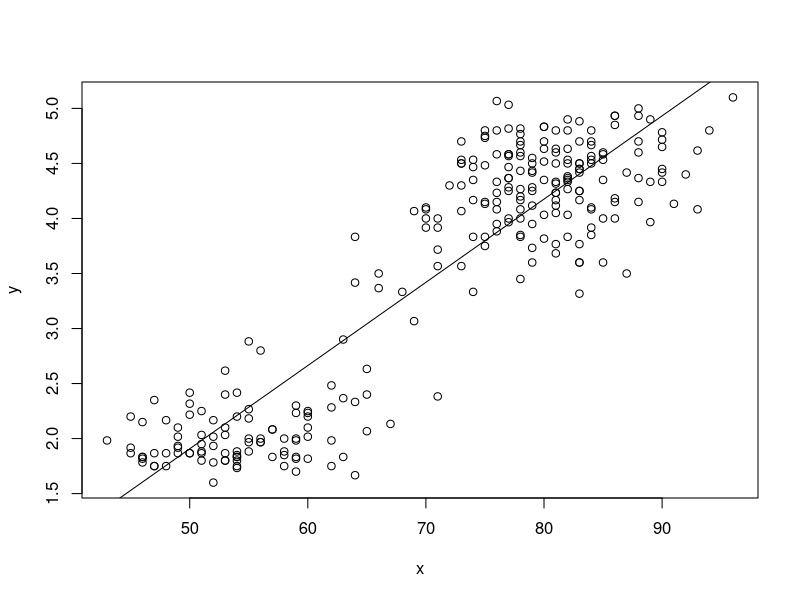
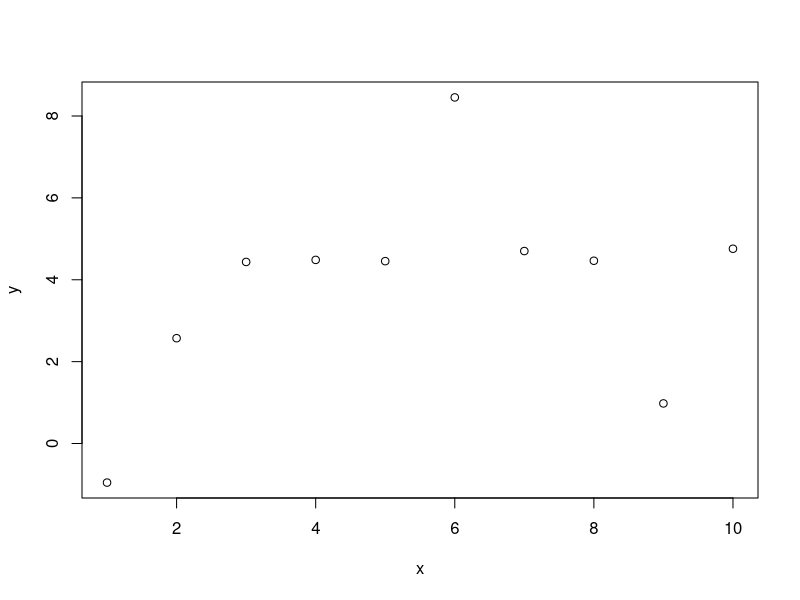
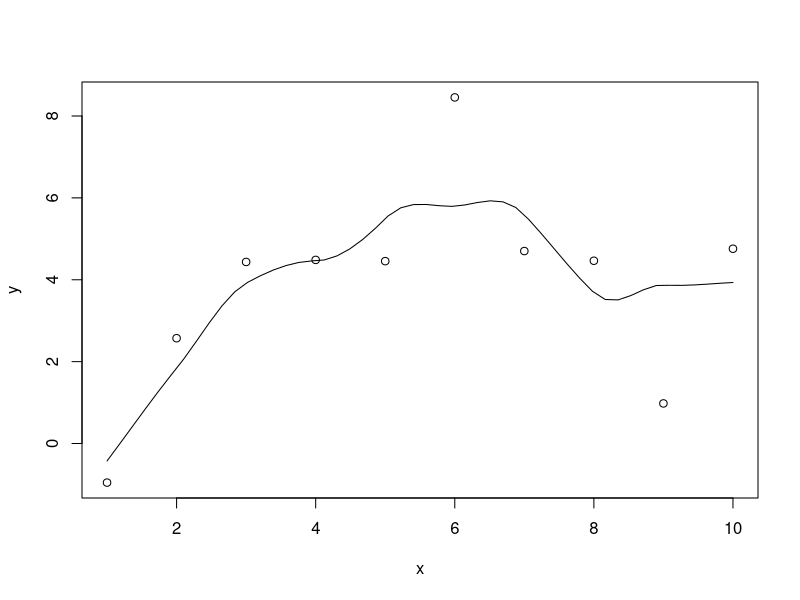
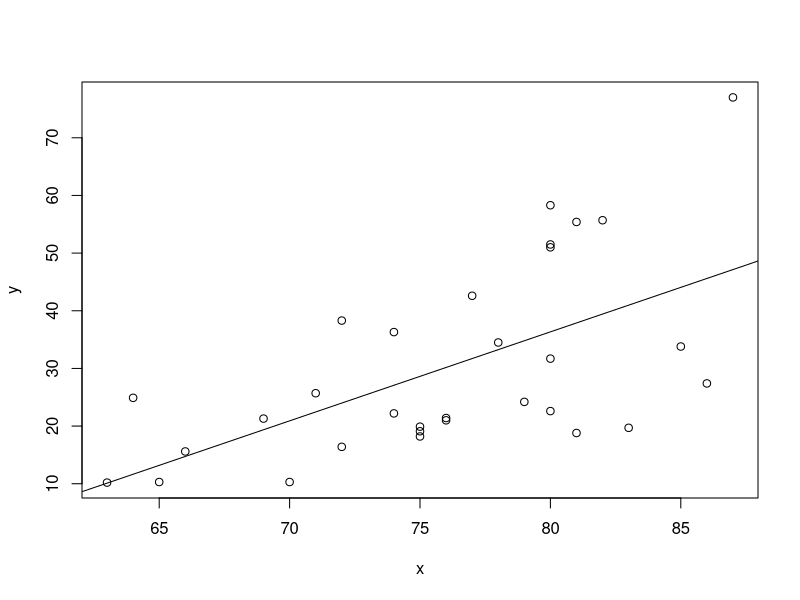
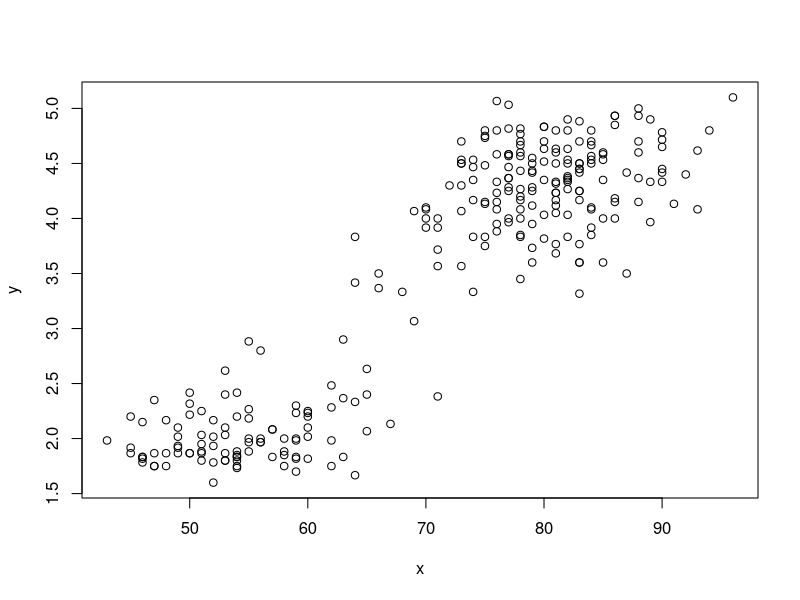
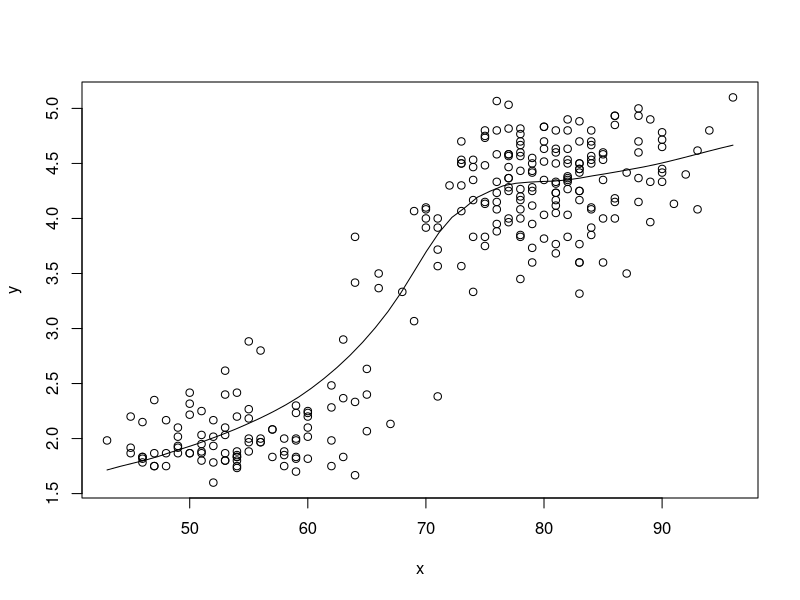
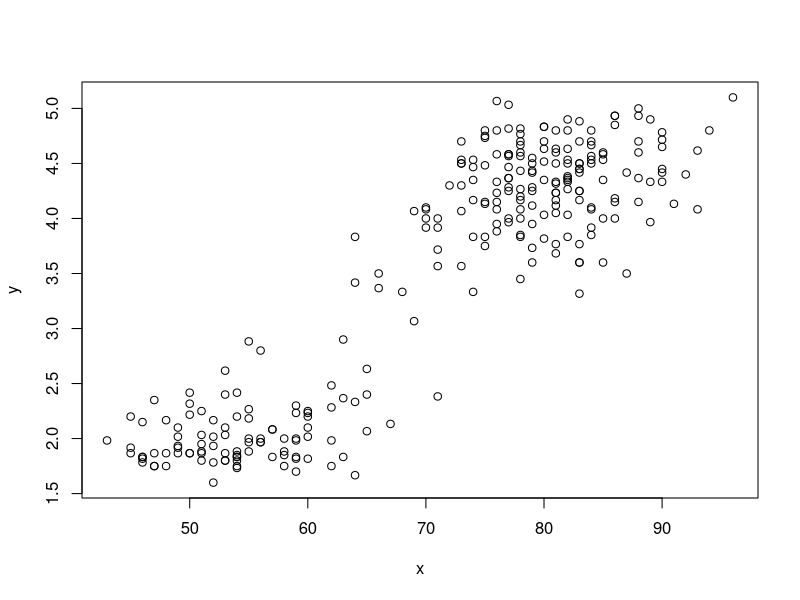
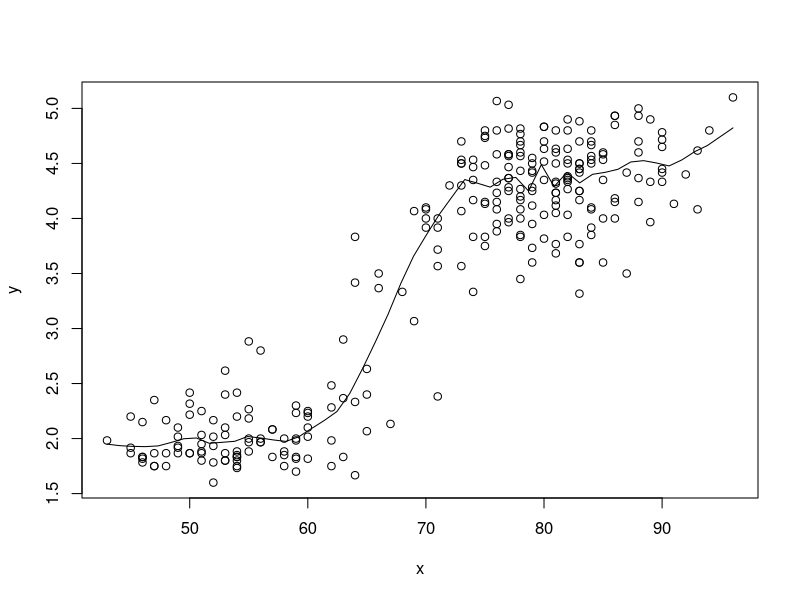

Reproduce these figures in R, in order. (Note: this script raises an error after producing the figures.)

############################################################
####                                                    ####  
####  NRES 746, Lab 1                                   ####
####                                                    ####
####  Kevin Shoemaker                                   #### 
####  University of Nevada, Reno                        ####
####                                                    #### 
############################################################


############################################################
####  Computational algorithms and standard statistics  ####
############################################################


myfunc <- function(vector){     # demo function (not part of lab)
    sum(vector)
}


######################
# LAB 1 answer key (lots of other possibilities)
######################

#############
## exercise 1a

CoefVar <- function(vector){    
  cv <- sd(vector,na.rm=TRUE)/mean(vector,na.rm=TRUE)
  return(cv)     
}
#CoefVar(c(2,3,4,3,2,3,4))   # test your function


############
# Explore the "trees" dataset

?trees

summary(trees)    # learn more about the data

trees$Height    # extract the "Height" column from the trees dataset.

CoefVar(trees$Height)    # run your new function!


#############
## exercise 1b

DrawLine <- function(x,y){  
  plot(y~x)
  mod <- lm(y~x)
  coefs <- coef(mod)
  abline(mod)
  return(coefs)
}


# ?faithful
# summary(faithful)

DrawLine(faithful$waiting,faithful$eruptions)    # test your function using the old faithful eruptions data


#############
## exercise 1c

DrawLine2 <- function(x,y,smooth=TRUE,span=1){  
  plot(y~x)
  if(smooth==FALSE){
    mod <- lm(y~x)
    coefs <- coef(mod)
    abline(coefs)
  }else{
    coefs <- loess(y~x,span=span)
    scatter.smooth(y~x,span=span)
  }
  return(coefs)     
}

xvec <- c(1:10)
yvec <- rnorm(length(xvec),c(2:6,7:3),2)
DrawLine2(xvec,yvec,smooth=T,span=0.5)    # run your new function!

DrawLine2(x=trees$Height,y=trees$Volume,smooth=F,span=NA)

DrawLine2(faithful$waiting,faithful$eruptions,smooth=T,span=.5)    # test using the old faithful eruptions data

DrawLine2(faithful$waiting,faithful$eruptions,smooth=T,span=.1)


#############
## exercise 1d

####################
# CENTRAL LIMIT THEOREM function
####################

CLTdemo <- function(n.samples=1000,sample.size=10,min=10,max=20){

    infinity <- 100000       # number approximating infinity      
    data_population <- runif(infinity,min,max)      

     #######
     # Draw multiple samples from the pool (population) of possible data.  

    samplemean <- numeric(n.samples)     # set up storage vector
    for(i in 1:n.samples){      # for each replicate (independent random sample)
      sample <- sample(data_population,sample.size)   # draw an independent random sample from the population of interest
      samplemean[i] <- mean(sample)    # compute and record the sample mean
    }
    
    layout(matrix(1:2,nrow=1))
    hist(samplemean)    
    qqnorm(samplemean)
    toret <- shapiro.test(samplemean)
    return(toret)
}


answer1d <- CLTdemo(n.samples=5000,sample.size=4,min=10,max=20)    # run your new function!



##############
# Exercise 1e

reps <- 50
sizes <- seq(3,10,1)
prop <- numeric(length(sizes))
i=sizes[1]
counter=1
for(i in sizes){
  okay <- logical(reps)
  j=1
  for(j in 1:reps){
    temp <- CLTdemo(n.samples=1000,sample.size=i,min=10,max=20,plot=FALSE)    # run your new function!
    okay[j] <- temp$p.value<=0.05
  }
  num <- length(which(okay))
  prop[counter] <- num/reps   # proportion rejected
  counter=counter+1
}

par(mfrow=c(1,1))
names(prop) <- sizes
barplot(prop,xlab="sample size",ylab="Normality rejected (proportion)")

# practice space for regression analysis!


#############
# CHALLENGE 4: brute force z-tests!
#############

##### from lecture...

z.test.algorithm <- function(sample, pop.mean, pop.sd){
  
  #############
  # Compute the sample statistic
  #############
  
  observed_mean <- mean(sample)
  
  sample.size <- length(sample)   # compute sample size

  #################
  # Generate SAMPLING DISTRIBUTION
  #################
  
  reps <- 1000                 # set the number of replicate samples
  null_dist <- numeric(reps)       # initialize a storage structure for sampling distribution
  
  for(i in 1:reps){            # for each replicate... 
    nullsamp <- rnorm(sample.size,pop.mean,pop.sd)      # draw a sample assuming no treatment effect       
    null_dist[i] <- mean(nullsamp)           # compute and store the samples produced under the null hypothesis
  }
  
  more.extreme <- length(which(null_dist<=observed_mean))       # how many of these samples equal or exceed the sample statistic?
  p_value <- more.extreme/reps
  
  to_return <- list()   # initialize object to return
  
  to_return$null_dist <- null_dist
  to_return$p_value <- p_value
  to_return$observed_mean <- observed_mean
  
  return(to_return)

}

# population.mean = 4.5
# population.sd = 0.9
# my.sample = c(3.14,3.27,2.56,3.77,3.34,4.32,3.84,2.19,5.24,3.09)
# ztest <- z.test.algorithm(sample = my.sample, pop.mean=population.mean, pop.sd=population.sd )


###############
# Question 4a

z.test.q4a <- function(sample, pop.mean, pop.sd, onetail=T){
  
  #############
  # Compute the sample statistic
  #############
  
  observed_mean <- mean(sample)
  
  sample.size <- length(sample)   # compute sample size

  #################
  # Generate SAMPLING DISTRIBUTION
  #################
  
  reps <- 1000                 # set the number of replicate samples
  null_dist <- numeric(reps)       # initialize a storage structure for sampling distribution
  
  for(i in 1:reps){            # for each replicate... 
    nullsamp <- rnorm(sample.size,pop.mean,pop.sd)      # draw a sample assuming no treatment effect       
    null_dist[i] <- mean(nullsamp)           # compute and store the sample produced under the null hypothesis
  }
  
  if(onetail==T){
    more.extreme <- length(which(null_dist<=observed_mean))       # how many of these samples are more extreme than the sample statistic?
    p_value <- more.extreme/reps
  }else{
    obs_dev <- abs(observed_mean-pop.mean)
    low <- pop.mean-obs_dev       # limit to extremeness in low body mass
    high <- pop.mean+obs_dev       # limit to extremeness in high body mass
    more.extreme <- length(which((null_dist<=low)|(null_dist>=high)))
    p_value <- more.extreme/reps
  }
 
  
  to_return <- list()   # initialize object to return
  
  to_return$null_dist <- null_dist
  to_return$p_value <- p_value
  to_return$observed_mean <- observed_mean
  
  return(to_return)

}



population.mean = 4.5
population.sd = 0.9
my.sample = c(5.14,3.27,4.56,3.77,3.34,4.32,3.84,3.19,5.24,4.09)
z.test.q4a(sample = my.sample, pop.mean=population.mean, pop.sd=population.sd,onetail=F )

   # also try using the code from lecture to compare against a "real" z-test!


###############
# Question 4b

z.test.q4b <- function(sample=my.sample, null.data){
  
  #############
  # Compute the sample statistic
  #############
  
  observed_mean <- mean(sample)
  
  sample.size <- length(sample)   # compute sample size

  #################
  # Generate SAMPLING DISTRIBUTION
  #################
  
  reps <- 1000                 # set the number of replicate samples
  null_dist <- numeric(reps)       # initialize a storage structure for sampling distribution
  
  for(i in 1:reps){            # for each replicate... 
    nullsamp <- sample(null.data,sample.size,replace=T)      # draw a sample assuming no treatment effect       
    null_dist[i] <- mean(nullsamp)           # compute and store the sample produced under the null hypothesis
  }
  
  
  more.extreme <- length(which(null_dist<=observed_mean))       # how many of these samples are more extreme than the sample statistic?
  p_value <- more.extreme/reps
  
  to_return <- list()   # initialize object to return
  
  to_return$null_dist <- null_dist
  to_return$p_value <- p_value
  to_return$observed_mean <- observed_mean
  
  return(to_return)

}



null.data=c(2.2,3.86,6.39,4.6,3.43,5.16,4.36,4.22,6.31,4.61,5.13,4.12,4.64,4.03,5.01,7.33,5.35,4.7,2.82,4.87,3.87,5.95,5.28,4.02,3.58,4.03,5.38,5.5,3.07,3.29,3.45,5.25,5.7,1.26,5.28,4.19,4.76,4.2,4.81,2.5)
my.sample = c(3.14,3.27,2.56,3.77,3.34,4.32,3.84,2.19,5.24,3.09)
z.test.q4b(sample = my.sample, null.data )


#####################
# CHALLENGE 5: Bootstrapping regression coefficients!
#####################

# first, grab the code from the lecture (bootstrapping R-squared)

#########
# Function for returning a vector of R-squared statistics from models regressing a response variable on multiple possible predictor variables
   # here we assume that all columns in the input data frame that are NOT the response variable are potential predictor variables.

Rsquared <- function(df,responsevar="Volume"){    # univariate models only- interaction and multiple regression not implemented here
  response <- df[,responsevar]       # extract the response variable
  names <- names(df)                  
  rsq <- numeric(length(names))        # named storage vector
  names(rsq) <- names(df)               
  rsq <- rsq[names(rsq)!=responsevar]           # assume that all columns that are not the response variable are possible predictor variables
  for(i in names(rsq)){         # loop through predictors
      predictor <- df[,i]                  # extract this predictor
      model <- lm(response~predictor)       # regress response on predictor
      rsq[i] <- summary(model)$r.square       # extract R-squared statistic
  }
  return(rsq)     
}

boot_sample <- function(df,statfunc,n_samples,n_stats,responsevar="Volume"){
  indices <- c(1:nrow(df))
  output <- matrix(NA,nrow=n_samples,ncol=n_stats)        # storage object- to store a single bootstrapped sample from the original data
  
  for(i in 1:n_samples){              # for each bootstrap replicate:
    boot_rows <- sample(indices,size=nrow(df),replace=T)         # randomly sample observations with replacement
    newdf <- df[boot_rows,]                       # dataframe of bootstrapped observations
    output[i,] <- statfunc(newdf,responsevar)                 # generate statistics from the bootstrapped sample  (e.g., compute Rsquared after regressing y on all possible x variables)
  }
  return(output)
}

# boot <- boot_sample(df=trees,statfunc=Rsquared,n_samples=1000,n_stats=2)   # generate test statistics (Rsquared vals) for 1000 bootstrap samples
# confint <- apply(boot,2,function(t)  quantile(t,c(0.025,0.5,0.975)))       # summarize the quantiles to generate confidence intervals for each predictor variable
# colnames(confint) <- names(stat)
# t(confint)



#############
## exercise 5a

RegressionCoefs <- function(df=trees,responsevar="Volume"){    # univariate models only- interaction and multiple regression not implemented here
  response <- df[,responsevar]       # extract the response variable
  names <- names(df)                  
  coefs <- numeric(length(names))        # named storage vector
  names(coefs) <- names(df)               
  coefs <- coefs[names(coefs)!=responsevar]           # assume that all columns that are not the response variable are possible predictor variables
  i=names(coefs)[1]
  for(i in names(coefs)){         # loop through predictors
      predictor <- df[,i]                  # extract this predictor
      model <- lm(response~predictor)       # regress response on predictor
      coefs[i] <- coefficients(model)["predictor"]       # extract slope term
  }
  return(coefs)     
}



RegressionCoefs(df=trees,responsevar="Volume")   # should return two regression coefficients


#############
## exercise 5b


 # note: this is copied from the lecture code...
boot_sample <- function(df,statfunc,n_samples,responsevar="Volume"){
  indices <- c(1:nrow(df))
  output <- matrix(NA,nrow=n_samples,ncol=ncol(df)-1)        # storage object- to store a single bootstrapped sample from the original data
  
  for(i in 1:n_samples){              # for each bootstrap replicate:
    boot_rows <- sample(indices,size=nrow(df),replace=T)         # randomly sample observations with replacement
    newdf <- df[boot_rows,]                       # dataframe of bootstrapped observations
    output[i,] <- statfunc(newdf,responsevar)                 # generate statistics from the bootstrapped sample  (e.g., compute Rsquared after regressing y on all possible x variables)
  }
  return(output)
}


BootCoefs <- function(df=trees,statfunc=RegressionCoefs,n_samples=1000,responsevar="Volume"){    # univariate models only- interaction and multiple regression not implemented here
  boot <- boot_sample(df=df,statfunc=statfunc,n_samples=n_samples,responsevar=responsevar)   # generate test statistics (Rsquared vals) for 1000 bootstrap samples
  confint <- apply(boot,2,function(t)  quantile(t,c(0.025,0.5,0.975)))       # summarize the quantiles to generate confidence intervals for each predictor variable
  colnames(confint) <- paste("stat",c(1:(ncol(df)-1)),sep="")
  return(t(confint))     
}



BootCoefs(df=trees,statfunc=RegressionCoefs,n_samples=1000,responsevar="Volume")

df <- mtcars[,c(1,3,4,6)]
responsevar="mpg"
BootCoefs(df=df,
          statfunc=RegressionCoefs,
          n_samples=1000,
          responsevar=responsevar
)


############
# Exercise 5c

BootCoefs(df=trees,statfunc=RegressionCoefs,n_samples=1000,n_stats=2,responsevar="Volume")

confint.lm(lm(Volume~Girth,trees))    # compare with lm() 
confint.lm(lm(Volume~Height,trees))    # compare with lm() 


###########
# end of lab 1
###########

